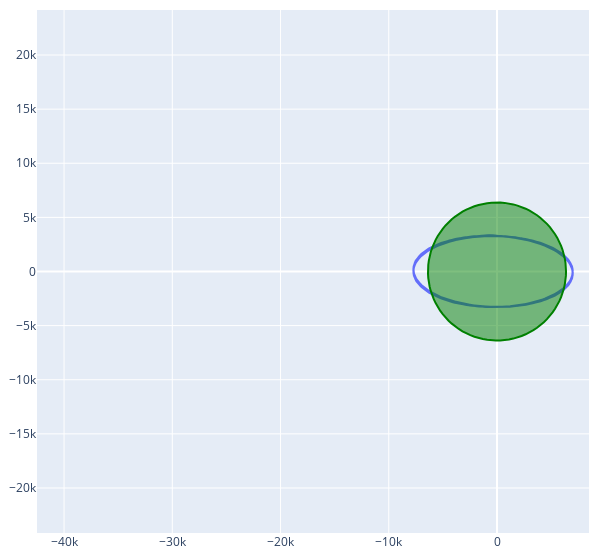

The notebook cell this image was saved under:
### Code cell
"""Plot topdown view"""
trace2d = go.Scatter(x=output.getPositionX(),y=output.getPositionY(),mode = 'lines')
trace2 = plot_circle(6378)
fig2d = go.Figure(data=[trace2d,trace2])
fig2d.layout.xaxis.range=(-42500,8500)
fig2d.layout.yaxis.range=(-20000,20000)
fig2d.update_layout(
    autosize = False,
    width = 600,
    showlegend=False,
    xaxis_constrain = 'domain',
    yaxis_scaleanchor= 'x',
    margin=dict(l=10, r=10, t=10, b=10))
fig2d.show()
